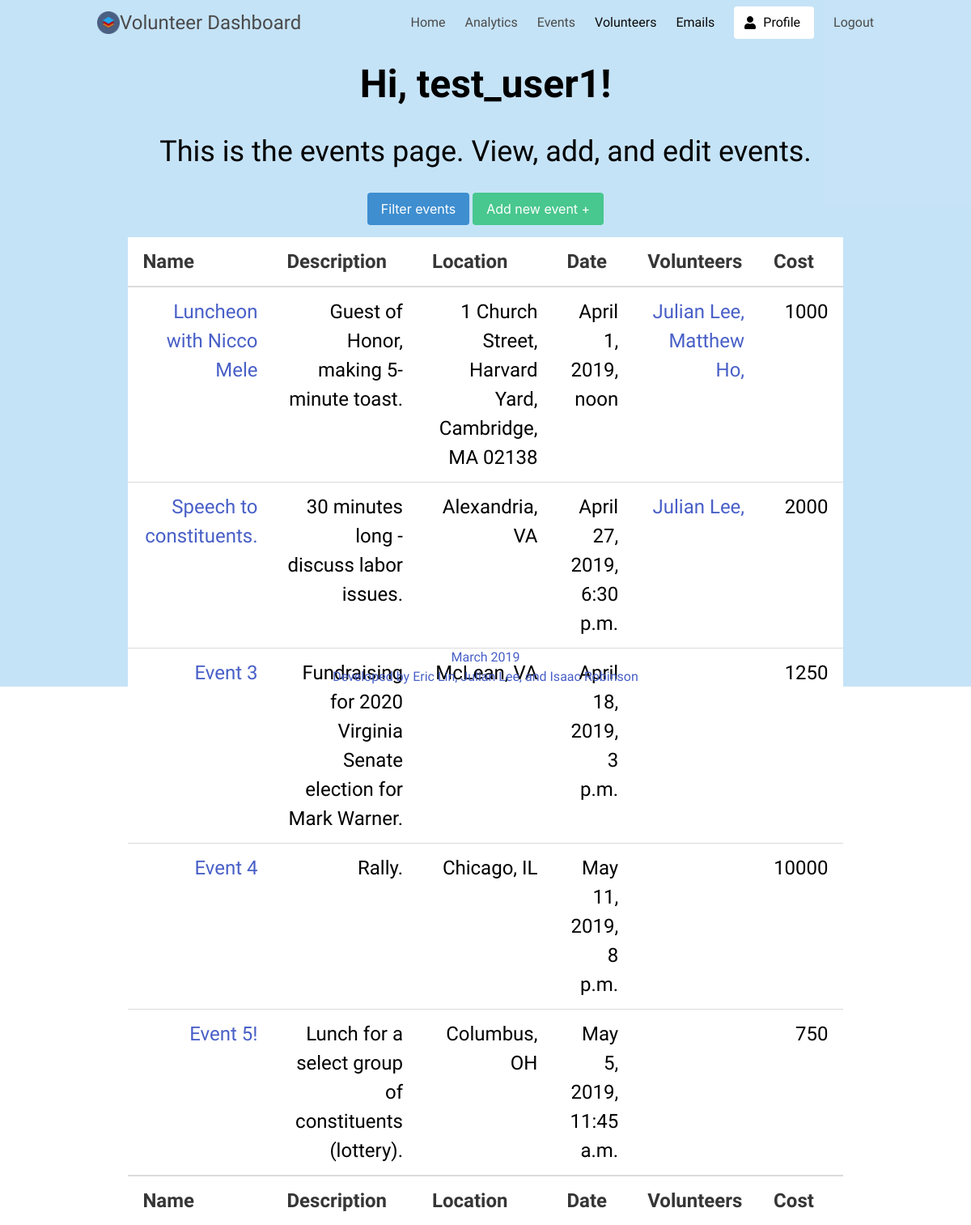
The app's page /events/events/ (signed in) with its own data.
### users/models.py (models this page shows, shortened)
class CustomUser(AbstractUser):
    first_name = models.CharField(max_length=30)
    last_name = models.CharField(max_length=30)
    REQUIRED_FIELDS = ['first_name', 'last_name', 'email']

### events/models.py (models this page shows, shortened)
class Event(models.Model):		# To store events
 	name = models.CharField(max_length=256)
 	description = models.TextField(default='')
 	address = models.CharField(max_length=256)
 	time = models.DateTimeField(default=timezone.now)	# default is today
 	volunteers = models.ManyToManyField(Volunteer)
 	cost = models.IntegerField(default=1000)	# dollar cost of the event

### volunteers/models.py (models this page shows, shortened)
class Volunteer(models.Model):		# To store volunteers
	name = models.CharField(max_length=256)
	address = models.CharField(max_length=256)
	birthday = models.DateTimeField(default=timezone.now)	# default is today
	gender = models.CharField(max_length=16)
	email = models.EmailField()
	date_joined = models.DateTimeField(default=timezone.now)  # keeps track of when they joined
	num_hours = models.IntegerField(default=0)
	num_events = models.IntegerField(default=0)

### events/views.py (the view)
# urls.py: path('events/', views.index, name='events'),		# path for event view
def index(request):
	if request.method == "GET":
		events = Event.objects.all()	# get querySet of events
		context = {'events': events}
		return render(request, 'events.html', context)		# render events html
	elif request.method == "POST":
		print("POST request")

### templates/events.html (shortened to what this page needs)
{% extends 'base.html' %}
{% block content %}
	{% if user.is_authenticated %}
    <section class="hero">
      <div class="hero-body">
        <div class="container has-text-centered">
          <h1>
            Hi, {{ user.username }}!
          </h1>
          <h2>
            This is the events page. View, add, and edit events.
          </h2>
        </div>
        <div class="container has-text-centered">
            <a href="{% url 'filter_events' %}">
              <br>
              <button class="button is-info">
                Filter events
              </button>
            </a>
            <a href="{% url 'add_event' %}">
              <button class="button is-success">
                Add new event +
              </button>
            </a>
        </div>
            <table class="table">
              <thead>
                <tr>
                  <th> Name </th>
                  <th> Description </th>
                  <th> Location </th>
                  <th> Date </th>
                  <th> Volunteers </th>
                  <th> Cost </th>
                </tr>
              </thead>
              <tfoot>
                <tr>
                  <th> Name </th>
                  <th> Description </th>
                  <th> Location </th>
                  <th> Date </th>
                  <th> Volunteers </th>
                  <th> Cost </th>
                </tr>
              </tfoot>
              <tbody>
                {% for event in events %}
                  <tr>
                    <td><a href="{% url 'edit_event' %}?id={{event.id}}"> {{event.name}} </a></td>
                    <td> {{event.description}} </td>
                    <td> {{event.address}} </td>
                    <td> {{event.time}} </td>
                    <td>
                        {% for v in event.volunteers.all %}
                        <a href="{% url 'edit_volunteer' %}?id={{v.id}}">
                          {{v.name}},
                        </a>
                        {% endfor %}
                    </td>
                    <td> {{event.cost}} </td>
                  </tr>
                {% endfor %}
              </tbody>
            </table>
      </div>
      <div class="hero-foot is-light has-text-centered">
        <a>
          March 2019 <br>
          Developed by Eric Lin, Julian Lee, and Isaac Robinson
        </a>
      </div>
    </section>
	{% endif %}
{% endblock %}

### static/css/styles.css (style rules this page uses)
table { border-collapse: collapse; border: 0px; font-family: Verdana; color: #5c5558; font-size: 12px; text-align: right; }
td { padding-left: 10px; }
.hero-body { height: 100vh; width: 100vw; }

### templates/base.html (style rules this page uses)
* { font-family: 'Didact Gothic', sans-serif; color: black; }
body { height: 100%; margin : 0; }

### templates/events.html (style rules this page uses)
h1 { margin: 10px; padding: 10px; font-size: 48px; text-align: center; font-weight: 900; }
h2 { text-align: center; font-size: 36px; font-weight: 400; }
table { width: 80%; height: 70vh; margin-left: 10%; margin-right: 10%; margin-top: 15px; }
td, th { font-size: 24px; }

### records on screen
CustomUser: username "test_user1"
Event: name "Luncheon with Nicco Mele", description "Guest of Honor, making 5-minute toast.", address "1 Church Street, Harvard Yard, Cambridge, MA 02138", time "April 1, 2019, noon", cost "1000"
Volunteer: name "Julian Lee"
Volunteer: name "Matthew Ho"
Event: name "Speech to constituents.", description "30 minutes long - discuss labor issues.", address "Alexandria, VA", time "April 27, 2019, 6:30 p.m.", cost "2000"
Event: name "Event 3", description "Fundraising for 2020 Virginia Senate election for Mark Warner.", address "McLean, VA", time "April 18, 2019, 3 p.m.", cost "1250"
Event: name "Event 4", description "Rally.", address "Chicago, IL", time "May 11, 2019, 8 p.m.", cost "10000"
Event: name "Event 5!", description "Lunch for a select group of constituents (lottery).", address "Columbus, OH", time "May 5, 2019, 11:45 a.m.", cost "750"
